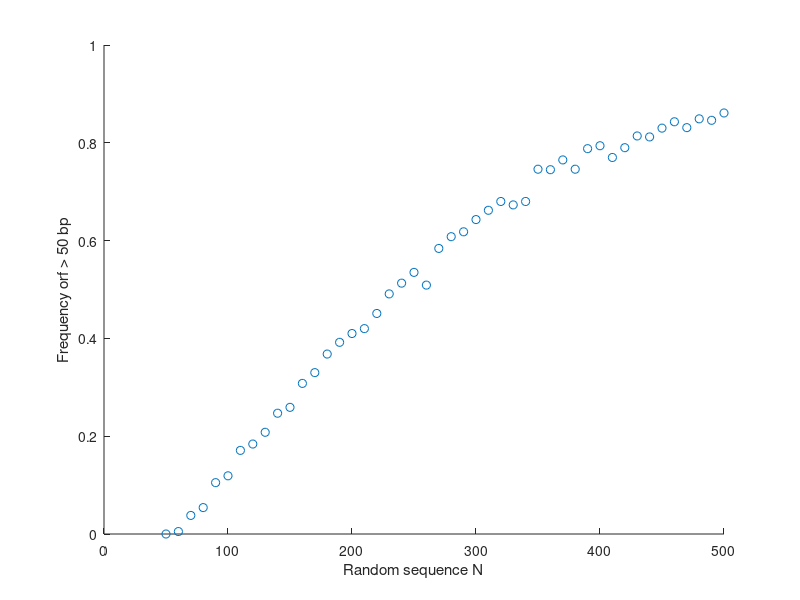

Write the MATLAB code that produced this figure. (Note: this script raises an error after producing the figure.)
% Homework 1. Due before class on 9/5/17
% Darlan Conterno Minussi

%% Problem 1 - addition with strings

% Fill in the blank space in this section with code that will add 
% the two numbers regardless of variable type. Hint see the matlab
% functions ischar, isnumeric, and str2num. 

%your code should work no matter which of these lines is uncommented. 
x = 3; y = 5; % integers
%x = '3'; y= '5'; %strings
% x = 3; y = '5'; %mixed

%your code goes here

if (ischar(x))
   x = str2num(x);
end
if (ischar(y))
   y = str2num(y);
end
    
%output your answer
disp(x + y);

%% Problem 2 - our first real biology problem. Open reading frames and nested loops.

%part 1: write a piece of code that creates a random DNA sequence of length
% N (i.e. consisting of the letters ATGC) where we will start with N=500 base pairs (b.p.).
% store the output in a variable
% called rand_seq. Hint: the function randi may be useful. 
% Even if you have access to the bioinformatics toolbox, 
% do not use the builtin function randseq for this part. 

N = 500; % define sequence length

bases = ['A' 'T' 'G' 'C'];
gen_numbers = randi(numel(bases),[1 N]);
rand_seq = bases(gen_numbers);


%part 2: open reading frames (ORFs) are pieces of DNA that can be
% transcribed and translated. They start with a start codon (ATG) and end with a
% stop codon (TAA, TGA, or TAG). Write a piece of code that finds the longest ORF 
% in your seqeunce rand_seq. Hint: see the function strfind.

N = 500; % define sequence length

bases = ['A' 'T' 'G' 'C'];
gen_numbers = randi(numel(bases),[1 N]);
rand_seq = bases(gen_numbers);

start = strfind(rand_seq, 'ATG');
stop = [strfind(rand_seq, 'TGA') strfind(rand_seq, 'TAA') strfind(rand_seq, 'TAG')];

start = strfind(rand_seq, 'ATG');
stop = [strfind(rand_seq, 'TGA') strfind(rand_seq, 'TAA') strfind(rand_seq, 'TAG')];

first_stop_codon = zeros(1,length(start));
for i = 1:length(start)
    length_orf = stop - start(i);
    good_length = 1e8;
    index = 0;
    for j = 1:length(length_orf)
        if (length_orf(j) > 0) & (mod(length_orf(j),3) == 0) & (length_orf(j) < good_length)
            good_length = length_orf(j);
            index = j;
        end
    end
    if index > 0
        first_stop_codon(i) = stop(index);
    else
        first_stop_codon(i) = start(i);
    end
    size_orf = first_stop_codon - start + 3;
    [max_length_orf, idx_max] = max(size_orf);
    
    ORFlength = max_length_orf;
    start_pos = start(idx_max);
    stop_pos = first_stop_codon(idx_max);
end

%part 3: copy your code in parts 1 and 2 but place it inside a loop that
% runs 1000 times. Use this to determine the probability
% that an sequence of length 500 has an ORF of greater than 50 b.p.


length_orf_prob = 0;

for iteration = 1:1000
    
    
    N = 500; % define sequence length
    
    bases = ['A' 'T' 'G' 'C'];
    gen_numbers = randi(numel(bases),[1 N]);
    rand_seq = bases(gen_numbers);
    
    start = strfind(rand_seq, 'ATG');
    stop = [strfind(rand_seq, 'TGA') strfind(rand_seq, 'TAA') strfind(rand_seq, 'TAG')];
    
    
    for i = 1:length(start)
        for j = 1:length(stop)
            length_orf(i) = stop(j) - start(i);
        end
    end
    
    if (~isempty(length_orf))
        length_orf = length_orf(length_orf > 50);
        length_orf = length_orf(mod(length_orf,3) == 0);
    else
    end
 
    
if length(length_orf > 0)
    length_orf_prob = length_orf_prob + 1;
end
    
end


prob = length_orf_prob/1000;
disp(prob);


%part 4: copy your code from part 3 but put it inside yet another loop,
% this time over the sequence length N. Plot the probability of having an
% ORF > 50 b.p. as a funciton of the sequence length. 

length_orf_prob = 0
seq_counter = 1
table = []


for n = 50:10:500
    
    bases = ['A' 'T' 'G' 'C'];
    gen_numbers = randi(numel(bases),[1 n]);
    rand_seq = bases(gen_numbers);
    
    
    start = strfind(rand_seq, 'ATG');
    stop = [strfind(rand_seq, 'TGA') strfind(rand_seq, 'TAA') strfind(rand_seq, 'TAG')];
    
    
    for iteration = 1:1000
       
        
        bases = ['A' 'T' 'G' 'C'];
        gen_numbers = randi(numel(bases),[1 n]);
        rand_seq = bases(gen_numbers);
        
        start = strfind(rand_seq, 'ATG');
        stop = [strfind(rand_seq, 'TGA') strfind(rand_seq, 'TAA') strfind(rand_seq, 'TAG')];
        
        
        for i = 1:length(start)
            for j = 1:length(stop)
                length_orf(i) = stop(j) - start(i);
            end
        end
        
        if (~isempty(length_orf))
            length_orf = length_orf(length_orf > 50);
            length_orf = length_orf(mod(length_orf,3) == 0);
        else
        end
        
        
        if length(length_orf > 0)
            length_orf_prob = length_orf_prob + 1;
        end
        
    end
    
    
    prob = length_orf_prob/1000;
    
    table(seq_counter,1) = n
    table(seq_counter,2) = prob
    
    length_orf_prob = 0;
    
    seq_counter = seq_counter + 1;
    
end

scatter(table(:,1), table(:,2));
xlabel('Random sequence N');
ylabel('Frequency orf > 50 bp');

%part 5: Make sure your results from part 4 are sensible. What features
% must this curve have (hint: what should be the value when N is small or when
% N is very large? how should the curve change in between?) Make sure your
% plot looks like this. 

%% problem 3 data input/output and simple analysis

%The file qPCRdata.txt is an actual file that comes from a Roche
%LightCycler qPCR machine. The important columns are the Cp which tells
%you the cycle of amplification and the position which tells you the well
%from the 96 well plate. Each column of the plate has a different gene and
%each row has a different condition. Each gene in done in triplicates so
%columns 1-3 are the same gene, columns 4-6 the same, etc.
%so A1-A3 are gene 1 condition 1, B1-B3 gene 1 condition 2, A4-A6 gene 2
%condition 1, B4-B6 gene2 condition 2 etc. 

% part1: write code to read the Cp data from this file into a vector. You can ignore the last two
% rows with positions beginning with G and H as there were no samples here. 

% specifying full path, please remove path if testing and make sure file is in the same folder)
rawdata = readtable('/Users/dcminussi/Documents/GitHub/hw1-darlanminussi/qPCRdata.txt');
cp = rawdata(:,{'Cp'});
cp.array = table2array(cp);



% Part 2: transform this vector into an array representing the layout of
% the plate. e.g. a 6 row, 12 column array should that data(1,1) = Cp from
% A1, data(1,2) = Cp from A2, data(2,1) = Cp from B1 etc. 

cp = vec2mat(cp.array,12);
cp = cp(1:6,:);

% Part 3. The 4th gene in columns 10 - 12 is known as a normalization gene.
% That is, it's should not change between conditions and it is used to normalize 
% the expression values for the others. For the other three
% genes, compute their normalized expression in all  conditions, normalized to condition 1. 
% In other words, the fold change between these conditions and condition 1. The
% formula for this is 2^[Cp0 - CpX - (CpN0 - CpNX)] where Cp0 is the Cp for
% the gene in the 1st condition, CpX is the value of Cp in condition X and
% CpN0 and CpNX are the same quantitites for the normalization gene.
% Plot this data in an appropriate way. 

norm_genes = cp(:,10:12);
norm_genes_mean = mean(norm_genes, 1);
test = [];
final_results = [];

% calculating mean for the triplicates
for ii = 0:3
    cp_mean(:,ii + 1) = mean(cp(:,ii*3+1:(ii+1)*3),2);
end

for i = (1:size(cp_mean,1))
    for j = (1:size(cp_mean,2)-1)
    test(i,j) = cp_mean(1,j) - cp_mean(i,j) - (cp_mean(1,4) - cp_mean(i,4));
    end
end

final_results = 2.^test;
disp(final_results);

bar(final_results);
ylabel('Fold Change');
xlabel('Conditions');

    
%% Challenge problems that extend the above (optional)

% 1. Write a solution to Problem 2 part 2 that doesn't use any loops at
% all. Hint: start by using the built in function bsxfun to make a matrix of all distances
% between start and stop codons. 

% 2. Problem 2, part 4. Use Matlab to compute the exact solution to this
% problem and compare your answer to what you got previously by testing
% many sequences. Plot both on the same set of axes. Hint: to get started 
% think about the following:
% A. How many sequences of length N are there?
% B. How many ways of making an ORF of length N_ORF are there?
% C. For each N_ORF how many ways of position this reading frame in a
% sequence of length N are there?

% 3. Problem 3. Assume that the error in each Cp is the standard deviation
% of the three measurements. Add a section to your code that propogates this
% uncertainty to the final results. Add error bars to your plot. (on
% propagation of error, see, for example:
% https://en.wikipedia.org/wiki/Propagation_of_uncertainty


